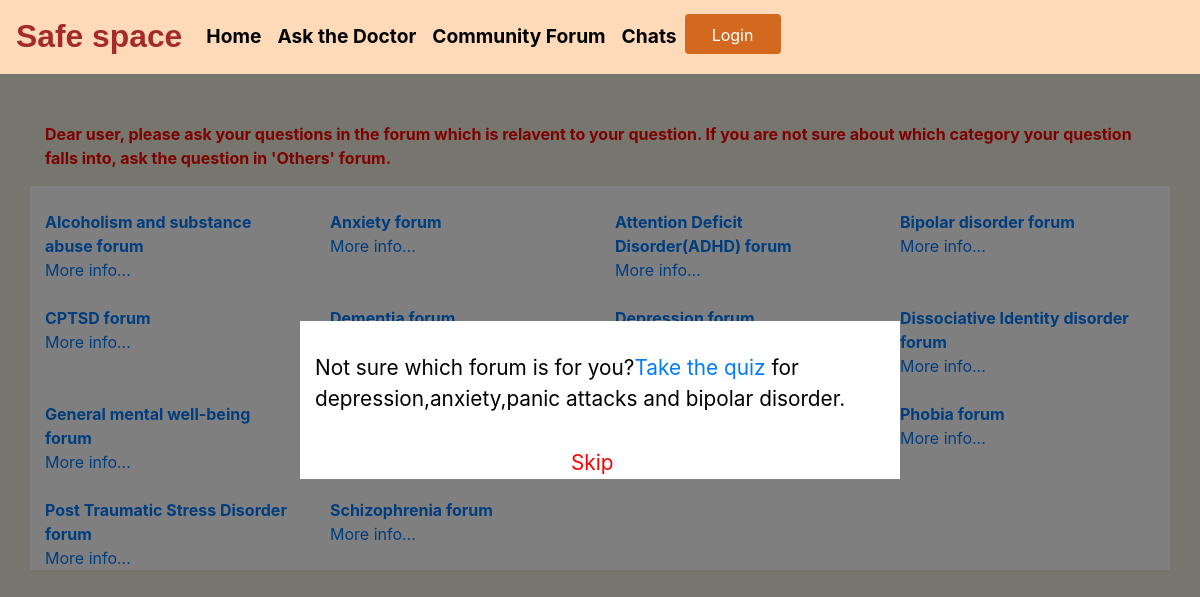
Before: /community_forum/ with the older database file.
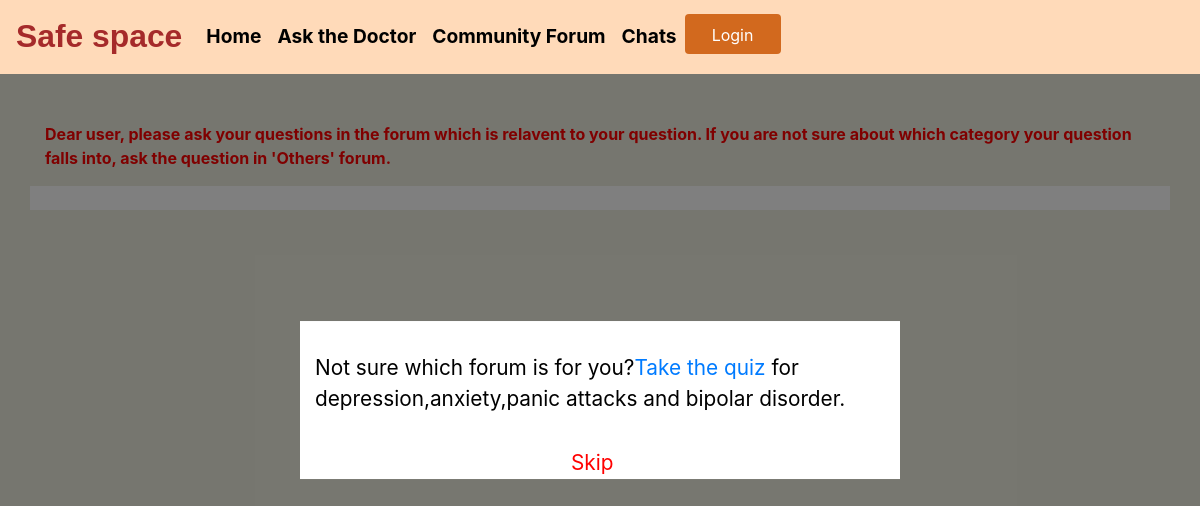
After: the same page with the newer database file.
### community_forum/models.py (models this page shows, shortened)
class Categories(models.Model):
	class Meta:
		verbose_name_plural="Categories"
	id=models.AutoField(primary_key=True,unique=True)
	category_name=models.CharField(max_length=200,blank=True)

### community_forum/views.py (the view)
# urls.py: path('',views.CategoryView.as_view()),
class CategoryView(View):
	def get(self, request, *args, **kwargs):
		categories=Categories.objects.order_by('category_name')
		context={
			'categories':categories
		}
		return render(request,'community_forum/categories.html',context)

### community_forum/templates/community_forum/categories.html (shortened to what this page needs)
{% block content %}
{% include 'Ask_the_doctor/base.html' %}
<div class="container">
	<p style="color:red;font-weight: bold;">Dear user, please ask your questions in the forum which is relavent to your question. If you are not sure about which category your question falls into, ask the question in 'Others' forum.</p>
</div>
<div class="container" style="background-color:white;">
	<div class="row">
		{% for category in categories%}
	    <div class="col-lg-3 col-md-3 col-sm-6 col-xs-6">
	    	<span style="font-weight: bolder;"><br><a href="/community_forum/{{category.category_name}}/">{{category.category_name|safe}}</a><br></span>
	    	<a href="/community_forum/{{category.id}}/info/">More info...</a><br>
	    </div>
	    {% endfor %}
	    <br>
	</div>
</div>
<div id="overlay">
	<div id="content">
		<div class="container">
			<div class="row">
				<div class="col-lg-12 col-md-12 col-xs-12">
					<br>
					Not sure which forum is for you?<a href="/community_forum/quiz/">Take the quiz</a> for depression,anxiety,panic attacks and bipolar disorder.
				</div>
				<div class="col-lg-12 col-md-12 col-xs-12 offset-lg-5">
					<br>
					<button style="background: none;border:none;color:red;" onclick="off()">Skip</button>
				</div>
			</div>
		</div>
	</div>
</div>
{% endblock %}

### Ask_the_doctor/templates/Ask_the_doctor/base.html (shortened to what this page needs)
{% load static %}
<!DOCTYPE html>
<html lang="en">
  <head>
    <link rel="stylesheet" href="https://cdn.jsdelivr.net/npm/bootstrap@4.5.3/dist/css/bootstrap.min.css">
  </head>
  <body>
    <header>
      <nav class="navbar navbar-expand-lg fixed-top sticky-top nav-styles">
      <a class="navbar-brand" href="#" style="font-size: 1.99rem;font-weight: bolder;color:#A52A2A;font-family: Comic Sans MS, cursive, sans-serif;">Safe space</a>
      <div class="collapse navbar-collapse list-styles" id="navbarSupportedContent">
        <ul class="navbar-nav mr-auto">
          <li class="nav-item active">
            <a class="nav-link" href="/accounts/home/">Home <span class="sr-only">(current)</span></a>
          </li>
          {% if request.user.is_authenticated %}
            <li class="nav-item">
              <a class="nav-link" href="/ask_the_doctor/">Ask the Doctor</a>
            </li>
          {% else %}
            <span data-toggle="tooltip" data-placement="bottom" title="Please login first">
            <li class="nav-item">
            <a class="nav-link disabled" href="#" tabindex="-1" aria-disabled="true" style="">Ask the Doctor</a>
            </li>
          </span>
          {% endif %}
          <li class="nav-item">
            <a class="nav-link" href="/community_forum/">Community Forum</a>
          </li>
          {% if request.user.is_authenticated %}
            <li class="nav-item">
              <a class="nav-link" href="/private_chats/{{request.user.username}}/">Chats</a>
            </li>
          {% else %}
            <span data-toggle="tooltip" data-placement="bottom" title="Please login first">
            <li class="nav-item">
              <a class="nav-link disabled" href="#" tabindex="-1" aria-disabled="true" style="">Chats</a>
            </li>
          </span>
          {% endif %}
          {% if request.user.is_authenticated %}
            <li class="nav-item dropdown">
              <a class="nav-link dropdown-toggle" href="#" id="navbarDropdown" role="button" data-toggle="dropdown" aria-haspopup="true" aria-expanded="false">
                {{request.user.username}}
              </a>
              <div class="dropdown-menu" aria-labelledby="navbarDropdown">
                <a class="dropdown-item" href="/profile/my_questions">My Questions</a>
                <a class="dropdown-item" href="/profile/my_answers/">My Answers</a>
                <a class="dropdown-item" href="/profile/">Profile</a>
                <div class="dropdown-divider"></div>
                <a class="dropdown-item" href="/accounts/logout/">Logout</a>
              </div>
            </li>
          {% else %}
            <li class="nav-item">
              <a class="nav-link btn" href="/accounts/login/" style="background-color:#D2691E;color:white !important;height: 2.5rem;width: 6rem;">Login</a>
            </li>
          {% endif %}
        </ul>
      </div>
    </nav>
  </header>
  </body>
</html>

### Ask_the_doctor/templates/Ask_the_doctor/base.html (style rules this page uses)
.nav-styles { background-color: #FFDAB9; }
.list-styles { color:black; font-size: 1.2rem; font-weight: bold; }
.nav-item a { color: #000000 !important; }

### community_forum/templates/community_forum/categories.html (style rules this page uses)
body { background-color: #EEEEE0; }
#overlay { position: fixed; display: none; width: 100%; height: 100%; top: 0; left: 0; right: 0; bottom: 0; background-color: rgba(0,0,0,0.5); z-index: 2; cursor: pointer; }
#content { background-color: white; position: absolute; top: 50%; left: 50%; font-size: 1.3rem; color: black; transform: translate(-50%,-50%); -ms-transform: translate(-50%,-50%); }

Changed rows visible on the page:
removed Categories: category_name "Alcoholism and substance abuse forum"
removed Categories: category_name "Anxiety forum"
removed Categories: category_name "Attention Deficit Disorder(ADHD) forum"
removed Categories: category_name "Bipolar disorder forum"
removed Categories: category_name "CPTSD forum"
removed Categories: category_name "Dementia forum"
removed Categories: category_name "Depression forum"
removed Categories: category_name "Dissociative Identity disorder forum"
removed Categories: category_name "General mental well-being forum"
removed Categories: category_name "Phobia forum"
removed Categories: category_name "Post Traumatic Stress Disorder forum"
removed Categories: category_name "Schizophrenia forum"
